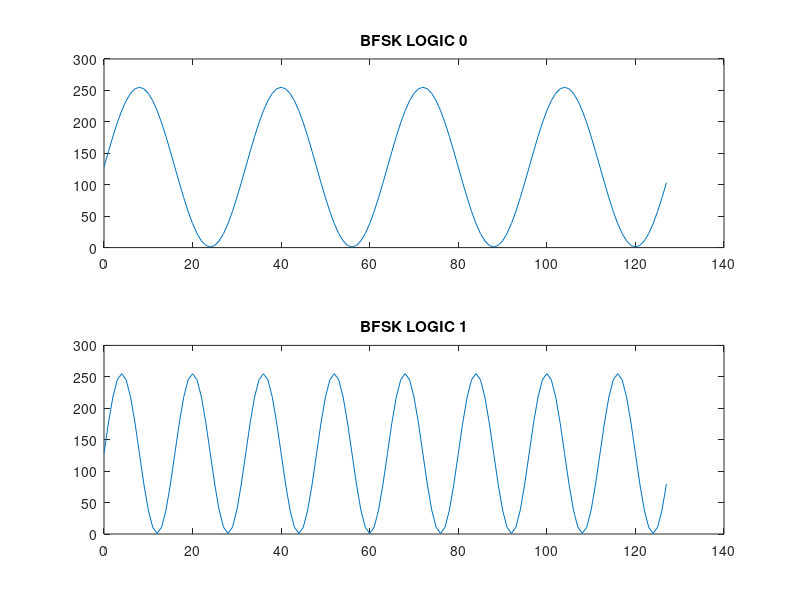

MATLAB code to generate this figure:
clear;
t=0:127; f1=4; f2=8;


bfsklogic0 = sin(2*pi*f1*t/128)*127 +128 ;
bfsklogic1 = sin(2*pi*f2*t/128)*127 +128 ;

subplot(2,1,1);plot(t,bfsklogic0);title('BFSK LOGIC 0');
subplot(2,1,2);plot(t,bfsklogic1);title('BFSK LOGIC 1');

bfsklogic0_round   = round(bfsklogic0);
bfsklogic0_look_up = dec2hex(bfsklogic0_round,2);

bfsklogic1_round = round(bfsklogic1);
bfsklogic1_look_up = dec2hex(bfsklogic1_round,2);
